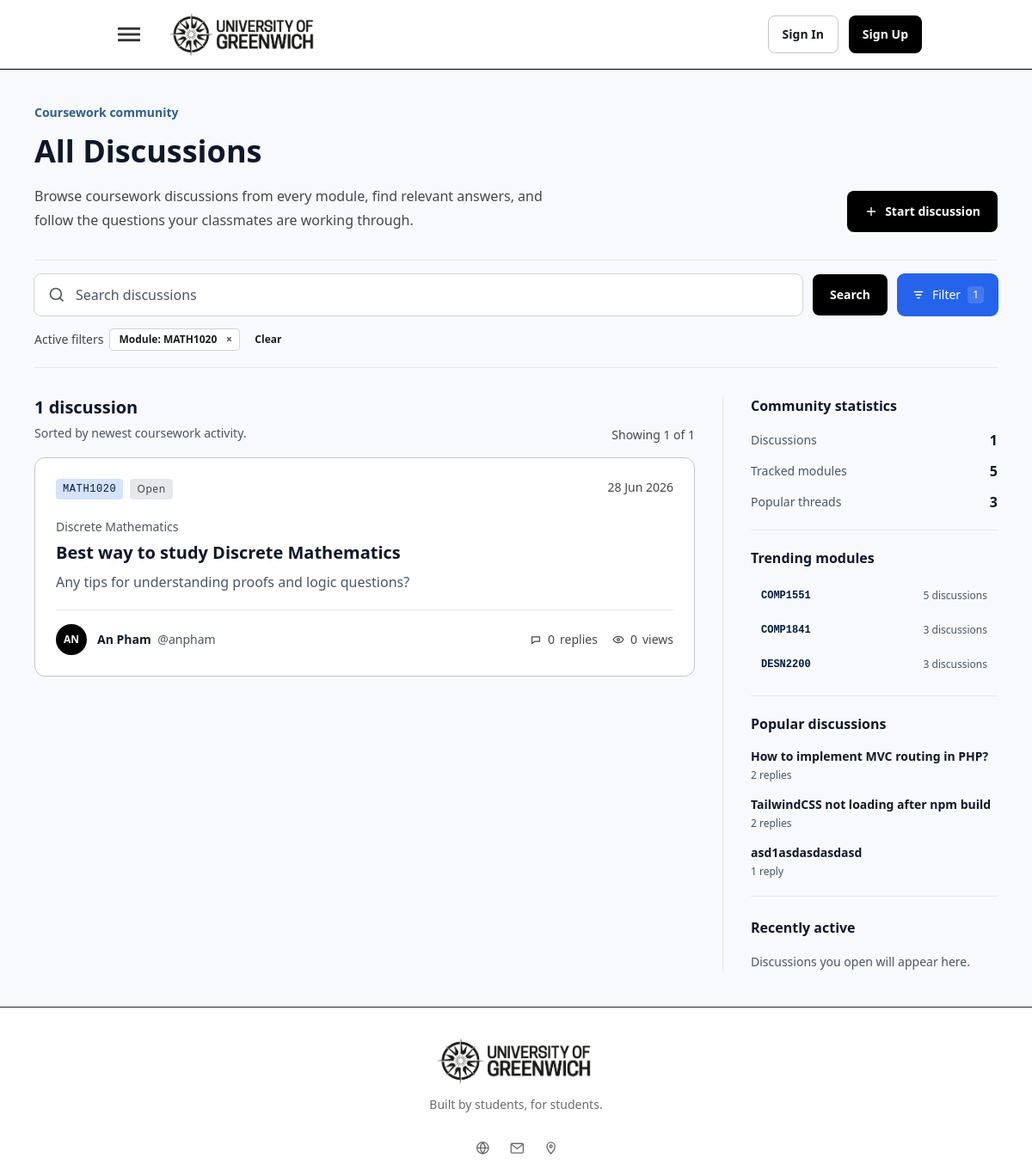
The app's page /discussions?module=MATH1020 with its own data.
### tables this page shows
CREATE TABLE `posts` (
  `id` int(11) NOT NULL AUTO_INCREMENT,
  `title` varchar(255) NOT NULL,
  `slug` varchar(255) DEFAULT NULL,
  `content` text NOT NULL,
  `status` enum('open','solved') DEFAULT 'open',
  `view_count` int(11) NOT NULL DEFAULT 0,
  `user_id` int(11) NOT NULL,
  `module_id` int(11) NOT NULL,
  `created_at` timestamp NOT NULL DEFAULT current_timestamp(),
  `updated_at` timestamp NULL DEFAULT NULL,
  `deleted_at` timestamp NULL DEFAULT NULL,
  PRIMARY KEY (`id`),
  UNIQUE KEY `slug` (`slug`),
  KEY `fk_posts_user` (`user_id`),
  KEY `fk_posts_module` (`module_id`),
  CONSTRAINT `fk_posts_module` FOREIGN KEY (`module_id`) REFERENCES `modules` (`id`) ON DELETE RESTRICT,
  CONSTRAINT `fk_posts_user` FOREIGN KEY (`user_id`) REFERENCES `users` (`id`) ON DELETE RESTRICT
);

CREATE TABLE `modules` (
  `id` int(11) NOT NULL AUTO_INCREMENT,
  `module_code` varchar(20) NOT NULL,
  `module_name` varchar(150) NOT NULL,
  `description` text DEFAULT NULL,
  `created_at` timestamp NOT NULL DEFAULT current_timestamp(),
  `updated_at` timestamp NULL DEFAULT NULL,
  PRIMARY KEY (`id`),
  UNIQUE KEY `module_code` (`module_code`)
);

### app/Views/discussions/index.php (the view, shortened to what the rows shown need)
<?php
$feedPosts = $discussions;
$discussionCountLabel = $totalDiscussions === 1 ? '1 discussion' : $totalDiscussions . ' discussions';
?>
<section class="box-border min-h-screen bg-[#f7f9fd] px-4 py-8 font-sans text-[#191c1f] sm:px-6 lg:px-10 lg:py-10">
    <div class="mx-auto flex max-w-[1280px] flex-col gap-8">
        <section class="grid gap-6 lg:grid-cols-[minmax(0,1fr)_auto] lg:items-end" aria-labelledby="discussions-title">
            <div class="max-w-3xl">
                <h1 id="discussions-title" class="mt-3 text-3xl font-semibold leading-tight text-[#0F172A] sm:text-4xl">
                    All Discussions
                </h1>
            </div>
        </section>
        <div class="grid gap-8 lg:grid-cols-[minmax(0,1fr)_320px]">
            <section class="min-w-0" aria-labelledby="discussion-feed-heading">
                <div class="mb-4 flex flex-wrap items-end justify-between gap-3">
                    <div>
                        <h2 id="discussion-feed-heading" class="text-xl font-semibold leading-7 text-[#0F172A]">
                            <?= htmlspecialchars($discussionCountLabel, ENT_QUOTES, 'UTF-8') ?>
                        </h2>
                    </div>
                </div>
                <?php if (!empty($feedPosts)): ?>
                <div class="grid gap-4">
                    <?php foreach ($feedPosts as $post): ?>
                    <?php
                            $postCard = $post;
                            $postCardAnimated = false;
                            require ROOT_PATH . '/app/Views/partials/post_card.php';
                            ?>
                    <?php endforeach; ?>
                </div>
                <?php endif; ?>
            </section>
            <aside class="flex flex-col border-t border-[#e6e8ec] pt-2 lg:border-t-0 lg:border-l lg:pl-8 lg:pt-0"
                aria-label="Discussion sidebar">
                <section class="border-b border-[#e6e8ec] py-5 lg:pt-0" aria-labelledby="community-stats-heading">
                    <h2 id="community-stats-heading" class="text-base font-semibold text-[#0F172A]">Community statistics
                    </h2>
                </section>
                <section class="border-b border-[#e6e8ec] py-5" aria-labelledby="trending-modules-heading">
                    <h2 id="trending-modules-heading" class="text-base font-semibold text-[#0F172A]">Trending modules
                    </h2>
                </section>
                <section class="border-b border-[#e6e8ec] py-5" aria-labelledby="popular-discussions-heading">
                    <h2 id="popular-discussions-heading" class="text-base font-semibold text-[#0F172A]">Popular
                        discussions</h2>
                    <div class="mt-4 grid gap-4">
                        <?php if (!empty($popularDiscussions)): ?>
                        <?php foreach ($popularDiscussions as $discussion): ?>
                        <a href="<?= htmlspecialchars(($discussion['url'] ?? '#'), ENT_QUOTES, 'UTF-8') ?>"
                            class="block rounded-md text-[#111827] transition duration-200 hover:text-emerald-800 focus-visible:outline-2 focus-visible:outline-offset-2 focus-visible:outline-black">
                            <span class="block break-words text-sm font-semibold leading-5" dir="auto">
                                <?= htmlspecialchars(($discussion['title'] ?? 'Untitled discussion'), ENT_QUOTES, 'UTF-8') ?>
                            </span>
                            <span class="mt-1 block text-xs font-medium text-[#4B5563]">
                                <?= htmlspecialchars(($discussion['replies'] ?? 0), ENT_QUOTES, 'UTF-8') ?>
                                <?= (($discussion['replies'] ?? 0)) === 1 ? 'reply' : 'replies' ?>
                            </span>
                        </a>
                        <?php endforeach; ?>
                        <?php else: ?>
                        <p class="text-sm leading-6 text-[#4B5563]">Popular questions will appear when replies are
                            added.</p>
                        <?php endif; ?>
                    </div>
                </section>
                <section class="pt-6" aria-labelledby="recently-active-heading">
                    <h2 id="recently-active-heading" class="text-base font-semibold text-[#0F172A]">Recently active</h2>
                </section>
            </aside>
        </div>
    </div>
</section>

### app/Views/partials/post_card.php (shortened to what the rows shown need)
<?php
$postCardReplyCount = (int) ($postCard['replies'] ?? $postCard['reply_count'] ?? 0);
$postCardReplyCountText = (string) $postCardReplyCount;
$postCardStatus = trim((string) ($postCard['status'] ?? 'Open'));
$postCardStatus = $postCardStatus !== '' ? $postCardStatus : 'Open';
$postCardStatusTone = trim((string) ($postCard['status_tone'] ?? ''));
$postCardStatusTone = $postCardStatusTone !== '' ? $postCardStatusTone : (strtolower($postCardStatus) === 'solved' ? 'green' : 'neutral');
$postCardUrl = trim((string) ($postCard['url'] ?? '#'));
$postCardUrl = $postCardUrl !== '' ? $postCardUrl : '#';
$postCardTitle = trim((string) ($postCard['title'] ?? 'Untitled discussion'));
$postCardTitle = $postCardTitle !== '' ? $postCardTitle : 'Untitled discussion';
$postCardAvatarUrl = trim((string) ($postCard['avatar_url'] ?? ''));
$postCardReplyLabel = $postCardReplyCount === 1 ? 'reply' : 'replies';
$postCardViewCount = trim((string) ($postCard['views'] ?? $postCard['view_count'] ?? '0'));
$postCardViewCount = $postCardViewCount !== '' ? $postCardViewCount : '0';
$postCardViewLabel = $postCardViewCount === '1' ? 'view' : 'views';
$postCardTime = trim((string) ($postCard['created_at'] ?? $postCard['time'] ?? 'Recently'));
$postCardTime = $postCardTime !== '' ? $postCardTime : 'Recently';
$postCardIsAnimated = !empty($postCardAnimated);
?>
<article
    class="group rounded-xl border border-[#c4c7c7] bg-white p-5 transition duration-200 hover:border-black focus-within:ring-2 focus-within:ring-black/10 sm:p-6"
    <?php if ($postCardIsAnimated): ?>data-dashboard-card<?php endif; ?>>
    <div class="flex flex-col gap-5">
        <div class="flex flex-wrap items-start justify-between gap-3">
            <div class="flex min-w-0 flex-wrap gap-2">
                <span
                    class="inline-flex max-w-full items-center rounded bg-[#d6e3ff] px-2 py-1 font-mono text-xs font-medium tracking-[0.05em] text-[#001b3d]">
                    <span
                        class="truncate"><?= htmlspecialchars(($postCard['module'] ?? 'MODULE'), ENT_QUOTES, 'UTF-8') ?></span>
                </span>
                <span
                    class="inline-flex items-center gap-1 rounded px-2 py-1 text-xs font-medium tracking-[0.05em] <?= $postCardStatusTone === 'green' ? 'bg-[#dcfce7] text-[#166534]' : 'bg-[#e6e8ec] text-[#444748]' ?>">
                    <?= htmlspecialchars($postCardStatus, ENT_QUOTES, 'UTF-8') ?>
                </span>
            </div>
            <time class="text-sm font-medium text-[#444748]">
                <?= htmlspecialchars($postCardTime, ENT_QUOTES, 'UTF-8') ?>
            </time>
        </div>
        <div class="grid gap-4 sm:grid-cols-[minmax(0,1fr)_auto]">
            <div class="min-w-0">
                <?php if (!empty($postCard['module_name'])): ?>
                <p class="text-sm font-medium leading-6 text-[#4B5563]" dir="auto">
                    <?= htmlspecialchars($postCard['module_name'], ENT_QUOTES, 'UTF-8') ?>
                </p>
                <?php endif; ?>
                <h3 class="mt-1 warp-break-words text-xl font-semibold leading-7 text-[#0F172A]" dir="auto">
                    <a href="<?= htmlspecialchars($postCardUrl, ENT_QUOTES, 'UTF-8') ?>"
                        class="rounded-sm transition duration-200 hover:text-emerald-800 focus-visible:outline-2 focus-visible:outline-offset-2 focus-visible:outline-black">
                        <?= htmlspecialchars($postCardTitle, ENT_QUOTES, 'UTF-8') ?>
                    </a>
                </h3>
                <p class="mt-2 line-clamp-2 max-w-2xl warp-break-words text-base leading-6 text-[#4B5563]" dir="auto">
                    <?= htmlspecialchars(($postCard['excerpt'] ?? 'No preview is available yet.'), ENT_QUOTES, 'UTF-8') ?>
                </p>
            </div>
        </div>
        <div class="flex flex-wrap items-center justify-between gap-4 border-t border-[#e6e8ec] pt-4">
            <div class="flex min-w-0 items-center gap-3">
                <?php if ($postCardAvatarUrl !== ''): ?>
                    <img src="<?= htmlspecialchars($postCardAvatarUrl, ENT_QUOTES, 'UTF-8') ?>"
                        alt="<?= htmlspecialchars(($postCard['author'] ?? 'Student') . ' avatar', ENT_QUOTES, 'UTF-8') ?>"
                        class="size-9 shrink-0 rounded-full object-cover">
                <?php else: ?>
                    <span
                        class="flex size-9 shrink-0 items-center justify-center rounded-full bg-black text-xs font-semibold text-white"
                        aria-hidden="true">
                        <?= htmlspecialchars(($postCard['avatar'] ?? 'S'), ENT_QUOTES, 'UTF-8') ?>
                    </span>
                <?php endif; ?>
                <p class="min-w-0 warp-break-words text-sm leading-6 text-[#4B5563]" dir="auto">
                    <span class="font-semibold text-[#111827]">
                        <?= htmlspecialchars(($postCard['author'] ?? 'Student'), ENT_QUOTES, 'UTF-8') ?>
                    </span>
                    <?php if (!empty($postCard['author_handle'])): ?>
                    <span class="ml-1"><?= htmlspecialchars($postCard['author_handle'], ENT_QUOTES, 'UTF-8') ?></span>
                    <?php endif; ?>
                </p>
            </div>
            <div class="flex items-center gap-4 text-sm font-medium text-[#444748]" aria-label="Discussion engagement">
                <span class="inline-flex items-center gap-1.5">
                    <svg viewBox="0 0 18 18" class="size-4 shrink-0" fill="none" aria-hidden="true">
                        <path d="M4 5.5h10v6H7.4L4 14.2V5.5Z" stroke="currentColor" stroke-width="1.4"
                            stroke-linejoin="round" />
                    </svg>
                    <?= htmlspecialchars($postCardReplyCountText, ENT_QUOTES, 'UTF-8') ?>
                    <span><?= htmlspecialchars($postCardReplyLabel, ENT_QUOTES, 'UTF-8') ?></span>
                </span>
                <span class="inline-flex items-center gap-1.5">
                    <svg viewBox="0 0 20 20" class="size-4 shrink-0" fill="none" aria-hidden="true">
                        <path d="M2.5 10s2.7-4.5 7.5-4.5 7.5 4.5 7.5 4.5-2.7 4.5-7.5 4.5S2.5 10 2.5 10Z"
                            stroke="currentColor" stroke-width="1.5" />
                        <circle cx="10" cy="10" r="1.8" stroke="currentColor" stroke-width="1.5" />
                    </svg>
                    <?= htmlspecialchars($postCardViewCount, ENT_QUOTES, 'UTF-8') ?>
                    <span><?= htmlspecialchars($postCardViewLabel, ENT_QUOTES, 'UTF-8') ?></span>
                </span>
            </div>
        </div>
    </div>
</article>

### records on screen
posts: module.module_code "MATH1020", postCardStatus "Open", postCardTime "28 Jun 2026", module.module_name "Discrete Mathematics", title "Best way to study Discrete Mathematics", content "Any tips for understanding proofs and logic questions?", avatar "AN", author "An Pham", author_handle "@anpham", postCardReplyCountText "0", postCardReplyLabel "replies", postCardViewCount "0", postCardViewLabel "views"
posts: title "How to implement MVC routing in PHP?", replies "2"
posts: title "TailwindCSS not loading after npm build", replies "2"
posts: title "asd1asdasdasdasd", replies "1", shows "reply"

### other values on screen
$searchBarButtonLabel "Search"
$activeFilterCount - ($hasSearch ? 1 : 0) "1"
$filter['label'] "Module: MATH1020"
$discussionCountLabel "1 discussion"
$visibleCount "1"
$totalDiscussions "1"
count($moduleChips) "5"
count($popularDiscussions) "3"
$module['code'] "COMP1551"
$module['count'] "5 discussions"
$module['code'] "COMP1841"
$module['count'] "3 discussions"
$module['code'] "DESN2200"
